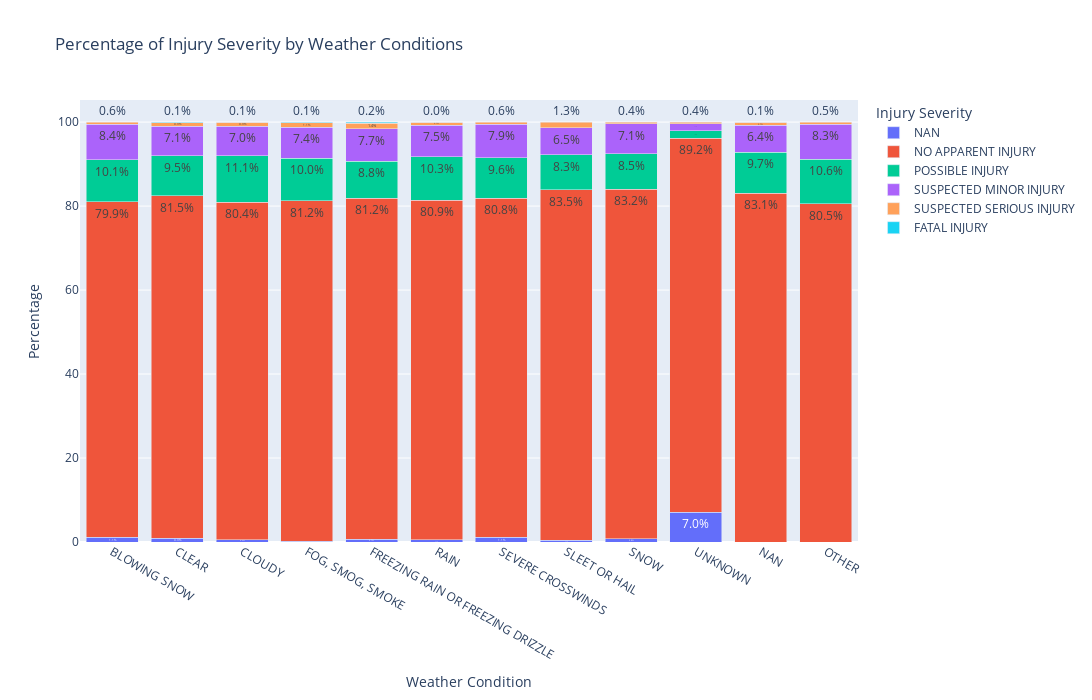

Source (notebook cell):
### Markdown cell above
## Displaying Stacked Bar Chart

### Code cell
grouped = df.groupby(['Weather', 'Injury Severity']).size().reset_index(name='Count')

# Calculate percentage within each Weather condition
grouped['Percent'] = grouped.groupby('Weather')['Count'].transform(lambda x: x / x.sum() * 100)

# Plot interactive bar chart
fig = px.bar(
    grouped,
    x='Weather',
    y='Percent',
    color='Injury Severity',
    barmode='stack',
    title='Percentage of Injury Severity by Weather Conditions',
    labels={'Percent': 'Percentage', 'Weather': 'Weather Condition'},
    text=grouped['Percent'].round(1).astype(str) + '%'
)

fig.update_layout(
    width = 1200,
    height = 700,
    xaxis_title='Weather Condition',
    yaxis_title='Percentage',
    legend_title='Injury Severity',
    hovermode='x unified'
)

fig.show()

### Figure 1 — Plotly figure (JSON) as saved in the notebook; plotly's stock layout.template omitted (floating-point values rounded to 4 significant figures)
{"data": [{"alignmentgroup": "True", "hovertemplate": "Injury Severity=NAN<br>Weather Condition=%{x}<br>Percentage=%{y}<br>text=%{text}<extra></extra>", "legendgroup": "NAN", "marker": {"color": "#636efa", "pattern": {"shape": ""}}, "name": "NAN", "offsetgroup": "NAN", "orientation": "v", "showlegend": true, "text": ["1.1%", "0.9%", "0.5%", "0.1%", "0.7%", "0.5%", "1.1%", "0.4%", "0.8%", "7.0%"], "textposition": "auto", "type": "bar", "x": ["BLOWING SNOW", "CLEAR", "CLOUDY", "FOG, SMOG, SMOKE", "FREEZING RAIN OR FREEZING DRIZZLE", "RAIN", "SEVERE CROSSWINDS", "SLEET OR HAIL", "SNOW", "UNKNOWN"], "xaxis": "x", "y": [1.117, 0.9064, 0.5158, 0.1376, 0.6787, 0.4887, 1.13, 0.4348, 0.8182, 7.032], "yaxis": "y"}, {"alignmentgroup": "True", "hovertemplate": "Injury Severity=NO APPARENT INJURY<br>Weather Condition=%{x}<br>Percentage=%{y}<br>text=%{text}<extra></extra>", "legendgroup": "NO APPARENT INJURY", "marker": {"color": "#EF553B", "pattern": {"shape": ""}}, "name": "NO APPARENT INJURY", "offsetgroup": "NO APPARENT INJURY", "orientation": "v", "showlegend": true, "text": ["79.9%", "81.5%", "80.4%", "81.2%", "81.2%", "83.1%", "80.5%", "80.9%", "80.8%", "83.5%", "83.2%", "89.2%"], "textposition": "auto", "type": "bar", "x": ["BLOWING SNOW", "CLEAR", "CLOUDY", "FOG, SMOG, SMOKE", "FREEZING RAIN OR FREEZING DRIZZLE", "NAN", "OTHER", "RAIN", "SEVERE CROSSWINDS", "SLEET OR HAIL", "SNOW", "UNKNOWN"], "xaxis": "x", "y": [79.89, 81.54, 80.36, 81.16, 81.22, 83.09, 80.52, 80.91, 80.79, 83.48, 83.23, 89.15], "yaxis": "y"}, {"alignmentgroup": "True", "hovertemplate": "Injury Severity=POSSIBLE INJURY<br>Weather Condition=%{x}<br>Percentage=%{y}<br>text=%{text}<extra></extra>", "legendgroup": "POSSIBLE INJURY", "marker": {"color": "#00cc96", "pattern": {"shape": ""}}, "name": "POSSIBLE INJURY", "offsetgroup": "POSSIBLE INJURY", "orientation": "v", "showlegend": true, "text": ["10.1%", "9.5%", "11.1%", "10.0%", "8.8%", "9.7%", "10.6%", "10.3%", "9.6%", "8.3%", "8.5%", "1.8%"], "textposition": "auto", "type": "bar", "x": ["BLOWING SNOW", "CLEAR", "CLOUDY", "FOG, SMOG, SMOKE", "FREEZING RAIN OR FREEZING DRIZZLE", "NAN", "OTHER", "RAIN", "SEVERE CROSSWINDS", "SLEET OR HAIL", "SNOW", "UNKNOWN"], "xaxis": "x", "y": [10.06, 9.485, 11.09, 10.04, 8.824, 9.748, 10.65, 10.35, 9.605, 8.261, 8.475, 1.788], "yaxis": "y"}, {"alignmentgroup": "True", "hovertemplate": "Injury Severity=SUSPECTED MINOR INJURY<br>Weather Condition=%{x}<br>Percentage=%{y}<br>text=%{text}<extra></extra>", "legendgroup": "SUSPECTED MINOR INJURY", "marker": {"color": "#ab63fa", "pattern": {"shape": ""}}, "name": "SUSPECTED MINOR INJURY", "offsetgroup": "SUSPECTED MINOR INJURY", "orientation": "v", "showlegend": true, "text": ["8.4%", "7.1%", "7.0%", "7.4%", "7.7%", "6.4%", "8.3%", "7.5%", "7.9%", "6.5%", "7.1%", "1.7%"], "textposition": "auto", "type": "bar", "x": ["BLOWING SNOW", "CLEAR", "CLOUDY", "FOG, SMOG, SMOKE", "FREEZING RAIN OR FREEZING DRIZZLE", "NAN", "OTHER", "RAIN", "SEVERE CROSSWINDS", "SLEET OR HAIL", "SNOW", "UNKNOWN"], "xaxis": "x", "y": [8.38, 7.117, 7.02, 7.428, 7.692, 6.402, 8.312, 7.538, 7.91, 6.522, 7.13, 1.669], "yaxis": "y"}, {"alignmentgroup": "True", "hovertemplate": "Injury Severity=SUSPECTED SERIOUS INJURY<br>Weather Condition=%{x}<br>Percentage=%{y}<br>text=%{text}<extra></extra>", "legendgroup": "SUSPECTED SERIOUS INJURY", "marker": {"color": "#FFA15A", "pattern": {"shape": ""}}, "name": "SUSPECTED SERIOUS INJURY", "offsetgroup": "SUSPECTED SERIOUS INJURY", "orientation": "v", "showlegend": true, "text": ["0.6%", "0.9%", "0.9%", "1.1%", "1.4%", "0.7%", "0.5%", "0.7%", "0.6%", "1.3%", "0.4%", "0.4%"], "textposition": "auto", "type": "bar", "x": ["BLOWING SNOW", "CLEAR", "CLOUDY", "FOG, SMOG, SMOKE", "FREEZING RAIN OR FREEZING DRIZZLE", "NAN", "OTHER", "RAIN", "SEVERE CROSSWINDS", "SLEET OR HAIL", "SNOW", "UNKNOWN"], "xaxis": "x", "y": [0.5587, 0.8503, 0.9284, 1.1, 1.357, 0.6813, 0.5195, 0.6747, 0.565, 1.304, 0.3507, 0.3576], "yaxis": "y"}, {"alignmentgroup": "True", "hovertemplate": "Injury Severity=FATAL INJURY<br>Weather Condition=%{x}<br>Percentage=%{y}<br>text=%{text}<extra></extra>", "legendgroup": "FATAL INJURY", "marker": {"color": "#19d3f3", "pattern": {"shape": ""}}, "name": "FATAL INJURY", "offsetgroup": "FATAL INJURY", "orientation": "v", "showlegend": true, "text": ["0.1%", "0.1%", "0.1%", "0.2%", "0.1%", "0.0%"], "textposition": "auto", "type": "bar", "x": ["CLEAR", "CLOUDY", "FOG, SMOG, SMOKE", "FREEZING RAIN OR FREEZING DRIZZLE", "NAN", "RAIN"], "xaxis": "x", "y": [0.1033, 0.08253, 0.1376, 0.2262, 0.08236, 0.04325], "yaxis": "y"}], "layout": {"barmode": "stack", "height": 700, "hovermode": "x unified", "legend": {"title": {"text": "Injury Severity"}, "tracegroupgap": 0}, "title": {"text": "Percentage of Injury Severity by Weather Conditions"}, "width": 1200, "xaxis": {"anchor": "y", "domain": [0, 1], "title": {"text": "Weather Condition"}}, "yaxis": {"anchor": "x", "domain": [0, 1], "title": {"text": "Percentage"}}}}
